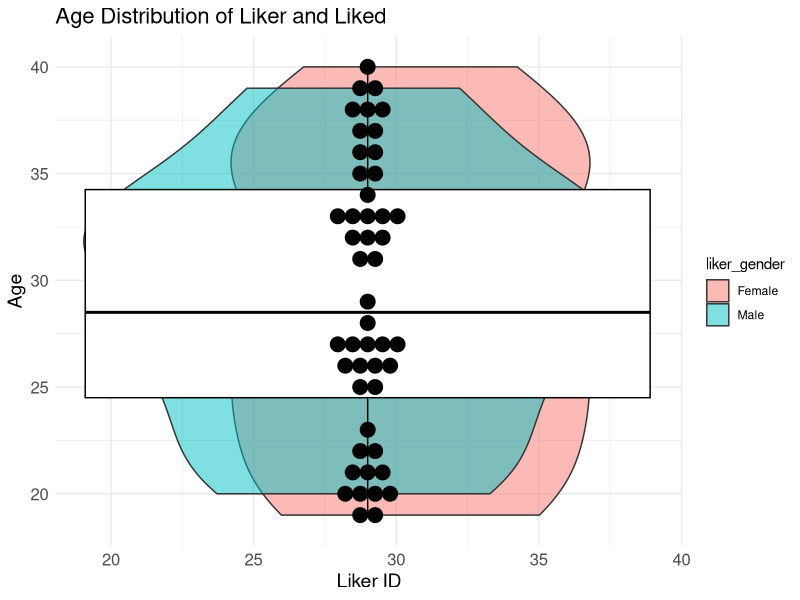

Source code (R):
## ---- chunk 1
knitr::opts_chunk$set(echo = TRUE)
## ---- chunk 2
data_folder <- "plotting_assignment/data"
if (!dir.exists(data_folder)) {dir.create(data_folder, recursive = TRUE)}
set.seed(123) 
n <- 100  
speed_dating_data <- data.frame(   
  participant_id = 1:n,    
 age = sample(18:40, n, replace = TRUE),    
gender = sample(c("Male", "Female"), n, replace = TRUE),
 attractiveness_rating = runif(n, 1, 10),  
interests_match = sample(0:1, n, replace = TRUE, prob = c(0.6, 0.4)), 
conversation_length = rnorm(n, mean = 5, sd = 2), 
attraction_feeling = sample(0:1, n, replace = TRUE, prob = c(0.5, 0.5)), 
partner_id = sample(1:n, n, replace = TRUE))

write.csv(speed_dating_data, file = file.path(data_folder, "speed_dating_data.csv"), row.names = FALSE)

cat("Speed dating dataset created and saved in 'plotting_assignment/data/speed_dating_data.csv'\n")


## ---- chunk 3

library(dplyr)

liked_data <- speed_dating_data %>%
   filter(attraction_feeling == 1) %>%  
  select(participant_id, age, gender, partner_id) %>%
  left_join(speed_dating_data, by = c("partner_id" = "participant_id")) %>%
  select(participant_id, age.x, gender.x, partner_id, age.y, gender.y) %>%
  rename(liker_id = participant_id, liker_age = age.x, liker_gender = gender.x, liked_id = partner_id, liked_age = age.y, liked_gender = gender.y)

## ---- chunk 4

library(ggplot2)


# Example of creating raincloud plot
ggplot(liked_data, aes(x = liker_age, y = liked_age, fill = liker_gender )) +
  # Violin plot for distribution
  geom_violin(scale = "area", alpha = 0.5, trim = TRUE) +
  # Boxplot for central tendency
  geom_boxplot(width = 0.2, fill = "white", color = "black", outlier.shape = NA) +
  # Dot plot for individual data points
  geom_dotplot(binaxis = "y", stackdir = "center", dotsize = 1, fill = "black") +
  # Customization
  theme_minimal() +
  labs(
    title = "Age Distribution of Liker and Liked",
    x = "Liker ID",
    y = "Age"
  ) +
  theme(
    plot.title = element_text(size = 16),
    axis.title = element_text(size = 14),
    axis.text = element_text(size = 12)
  )


